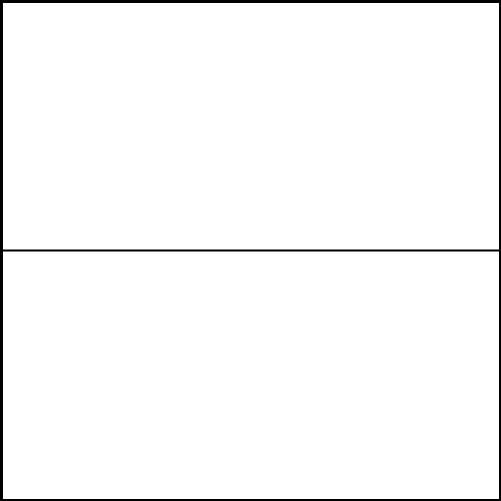
Frame 1 (no input)
Frame 60 (the mouse pressed at the canvas centre just before this capture): blank canvas, image omitted
Frame 120 (the mouse held since frame 60 and released just before this capture): blank canvas, image omitted

The Processing sketch that drew this single still picture (run headless with seeded random() and noise(); from frame 60 on, the mouse is pressed at the canvas centre):

// Processing sketch: processing_101660
// ── processing_101660.pde

float x=0;
float y=0;
int a;
color red;
color yel;
color bl;
color wt;
int i = 0;


void setup() {  
 frameRate(5);
 size(501, 501);
 background(255,255,255);
 red = color(255,0,0);
 yel = color(255,255,0); 
 bl = color(0,0,150); 
 

}
void draw() {
  
  
while (x< width ) {
  rect(x, y,x+2, y+2);
  fill(0);
  x=x+2;
}
while (y<height) {
  rect(x-3, y,x-1, y+2);
fill(0);
y=y+2;
}
while (x>0) {
  rect(x-3, y-3,x-1, y-1);
fill(0);
x=x-2;
}
while (y>0) {
  rect(x, y-3,x+2, y-1);
fill(0);
y=y-2;
}

i=i+1;
if (i<30) {
float r1=int(random(1,10));
float r2=int(random(1,10));
float r3=int(random(1,10));
float r4=int(random(1,10));
int a=int(random(1,4));
line (r1*width/r2, 0, r1*width/r2,height);
strokeWeight(2);
line (0, r2*height/r1, width,r2*height/r1);
strokeWeight(2);

switch(a) {
case 1:
fill (yel);
break;
case 2:
fill (bl);
break;
case 3:
fill (red);
break;
}
rect (r1*width/r2,r3*height/r4,width-r3*width/r4,height-r2*height/r1);
}
else {
  background(255);
  i=0;
}

}
void mouseReleased() {
  background(255);
}
